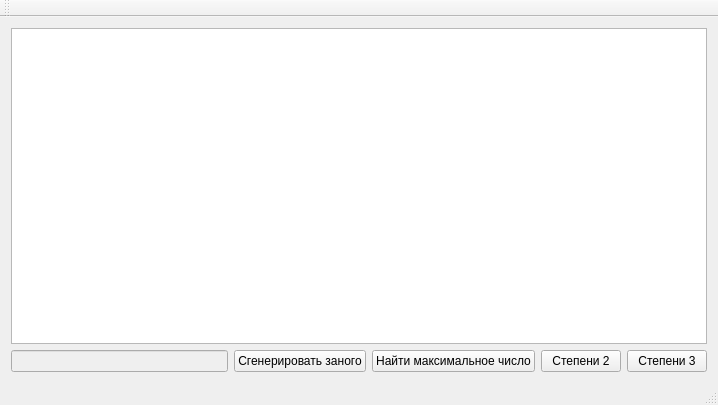
<?xml version="1.0" encoding="UTF-8"?>
<ui version="4.0">
 <class>MainWindow</class>
 <widget class="QMainWindow" name="MainWindow">
  <property name="geometry">
   <rect>
    <x>0</x>
    <y>0</y>
    <width>718</width>
    <height>405</height>
   </rect>
  </property>
  <property name="windowTitle">
   <string>MainWindow</string>
  </property>
  <widget class="QWidget" name="centralWidget">
   <layout class="QGridLayout" name="gridLayout">
    <item row="2" column="1">
     <widget class="QPushButton" name="generate">
      <property name="text">
       <string>Сгенерировать заного</string>
      </property>
     </widget>
    </item>
    <item row="0" column="0" colspan="5">
     <widget class="QTableWidget" name="tableWidget"/>
    </item>
    <item row="2" column="0">
     <widget class="QLineEdit" name="textField">
      <property name="enabled">
       <bool>false</bool>
      </property>
     </widget>
    </item>
    <item row="2" column="2">
     <widget class="QPushButton" name="findMax">
      <property name="text">
       <string>Найти максимальное число</string>
      </property>
     </widget>
    </item>
    <item row="2" column="4">
     <widget class="QPushButton" name="calc3">
      <property name="text">
       <string>Степени 3</string>
      </property>
     </widget>
    </item>
    <item row="2" column="3">
     <widget class="QPushButton" name="calc2">
      <property name="text">
       <string>Степени 2</string>
      </property>
     </widget>
    </item>
   </layout>
  </widget>
  <widget class="QMenuBar" name="menuBar">
   <property name="geometry">
    <rect>
     <x>0</x>
     <y>0</y>
     <width>718</width>
     <height>21</height>
    </rect>
   </property>
  </widget>
  <widget class="QToolBar" name="mainToolBar">
   <attribute name="toolBarArea">
    <enum>TopToolBarArea</enum>
   </attribute>
   <attribute name="toolBarBreak">
    <bool>false</bool>
   </attribute>
  </widget>
  <widget class="QStatusBar" name="statusBar"/>
 </widget>
 <layoutdefault spacing="6" margin="11"/>
 <resources/>
 <connections/>
</ui>
